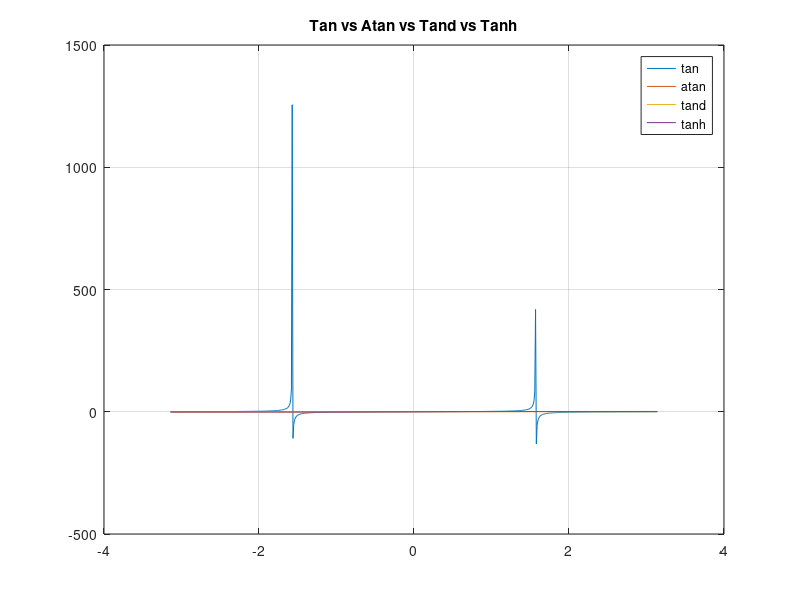

Recreate this plot in MATLAB.
figure(1);
x=[-pi:0.01:pi];
y = tan(x);
y2 = atan(x);
y3 = tand(x);
y4 = tanh(x);

% Plot the signal versus time:
plot(x,y);
hold on;
plot(x,y2);
hold on;
plot(x,y3);
hold on;
plot(x,y4);

grid on;
%xlabel('time (in seconds)');
title('Tan vs Atan vs Tand vs Tanh');
legend('tan', 'atan', 'tand', 'tanh')
